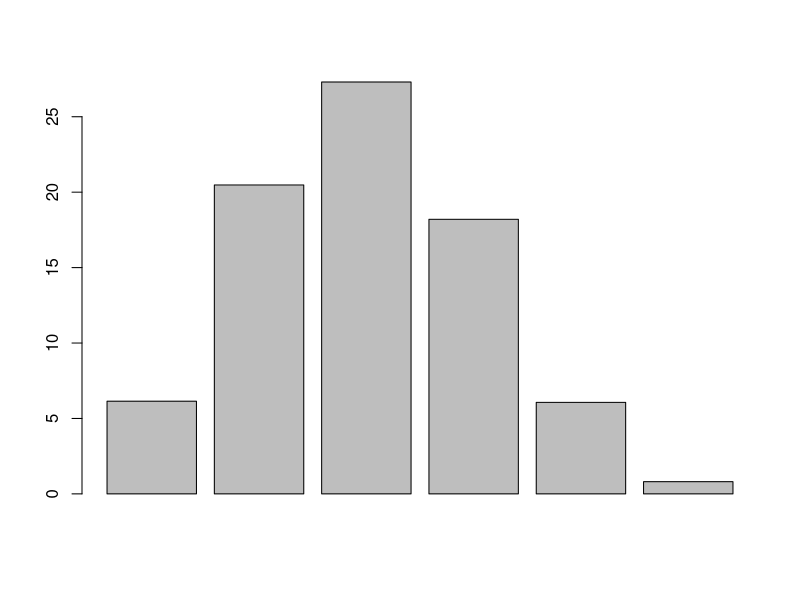

Write R code to recreate this figure.


#  Pose a conjecture 
# H0 -> the null -> reject or accept based on the test and confidence level
# Ha -> the alternate -> what we want to try and prove

# craft the H0 such the data is very unlikely relative to H0.
# 
# fitting distributions -> use hypothesis testing to confirm
# if singnificance level -> alpha > p-value, then reject H0

# ERRORS - non-0 prob of making mistakes
# Type I  (alpha)  incorrectly rejecting the null  (H0) -> False Positive
# Type II (beta) incorrectly failing to reject H0 ->  False Negative (Falsely accept H0)
# care more about FP than FN, FN generally indicate reframing H0

# trade-off between FP and FN -> add cost for each, TPR vs FPR

## POWER of a test -> P(correctly rejects H0 | H0 is false) => 1-beta
# factors that effect power:
# - the statistical 
# significance criterion: prior statement of P(Type 1 error / FP)
# to increase the power use a larger significatce criterion
# Power and Sample Size
# adding more data should improve

# 1-alpha => confidence level (CL)

# Chi-Squared distribution - test
# How variable is the gaussian
# as degrees of freedom increases then Chi -> Gaussian
# Chi Sqd. test
# - split data into K categories 
# Chi SQ = sum((observed-expected)^2/Expected)  which is ~ p-value
# 

o <- c(13,17,20,18,6,5)
n <- 5
y <- 0:n
p1 <- 0.4
e1 <- sum(o)*dbinom(y,n,p1)
barplot(e1)
chissq1 <- sum((o-e1)^2/e1)
chissq1
1 - pchisq(chissq1,n-1)

# the data has more dispertion than binomial 
# F-test
# KS test











